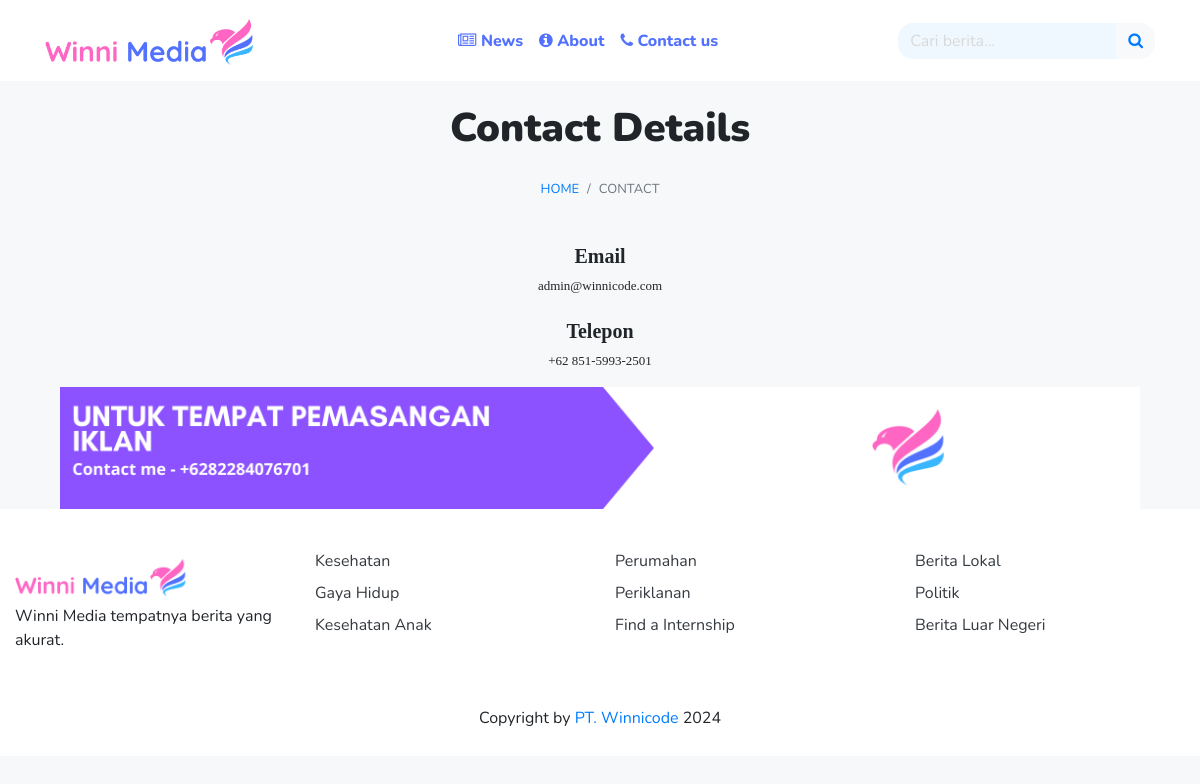
The page /contact-us.php on the database its author committed.
### tables this page shows
CREATE TABLE `tblpages` (
  `id` int NOT NULL,
  `PageName` varchar(200) DEFAULT NULL,
  `PageTitle` mediumtext,
  `Description` longtext,
  `PostingDate` timestamp NULL DEFAULT CURRENT_TIMESTAMP,
  `UpdationDate` timestamp NULL DEFAULT NULL ON UPDATE CURRENT_TIMESTAMP
);

### contact-us.php (the view, shortened to what this page needs)
<?php
include('includes/config.php');
?>
<!DOCTYPE html>
<html lang="en">
<head>
    <link href="vendor/bootstrap/css/bootstrap.min.css" rel="stylesheet">
    <link href="css/modern-business.css" rel="stylesheet">
    <link rel="stylesheet" href="css/icons.css">
</head>
<body>
    <?php include('includes/header.php');?>
    <div class="container">
        <?php
$pagetype='contactus';
$query=mysqli_query($con,"select PageTitle,Description from tblpages where PageName='$pagetype'");
while($row=mysqli_fetch_array($query))
{
?>
        <h1 class="mt-5 mb-3 text-center"><?php echo htmlentities($row['PageTitle'])?>
        </h1>
        <ol class="breadcrumb">
            <li class="breadcrumb-item">
                <a href="index.php">Home</a>
            </li>
            <li class="breadcrumb-item active">Contact</li>
        </ol>
        <div class="row">
            <div class="col-lg-12" style="    text-align: center;">
                <p><?php echo $row['Description'];?></p>
            </div>
        </div>
        <?php } ?>
        <div class="col-md-12"><a href="tel:+6282284076701">
                <img src="images/ads3.png" class="img-fluid"></a>
        </div>
    </div>
    <?php include('includes/footer.php');?>
</body>
</html>

### css/modern-business.css (style rules this page uses)
body { padding-top: 54px; font-family: 'Nunito', sans-serif; background-color: #f7f8f9; }
h1, h2, h3, h4, h5, h6 { font-weight: 900; }
@media (min-width: 992px) { body { padding-top: 56px; } }
.breadcrumb { justify-content: center; background: transparent; text-transform: uppercase; font-size: 13px; }

### rows shown on the page
tblpages: PageTitle "Contact Details", Description "Email admin@winnicode.com Telepon +62 851-5993-2501"
